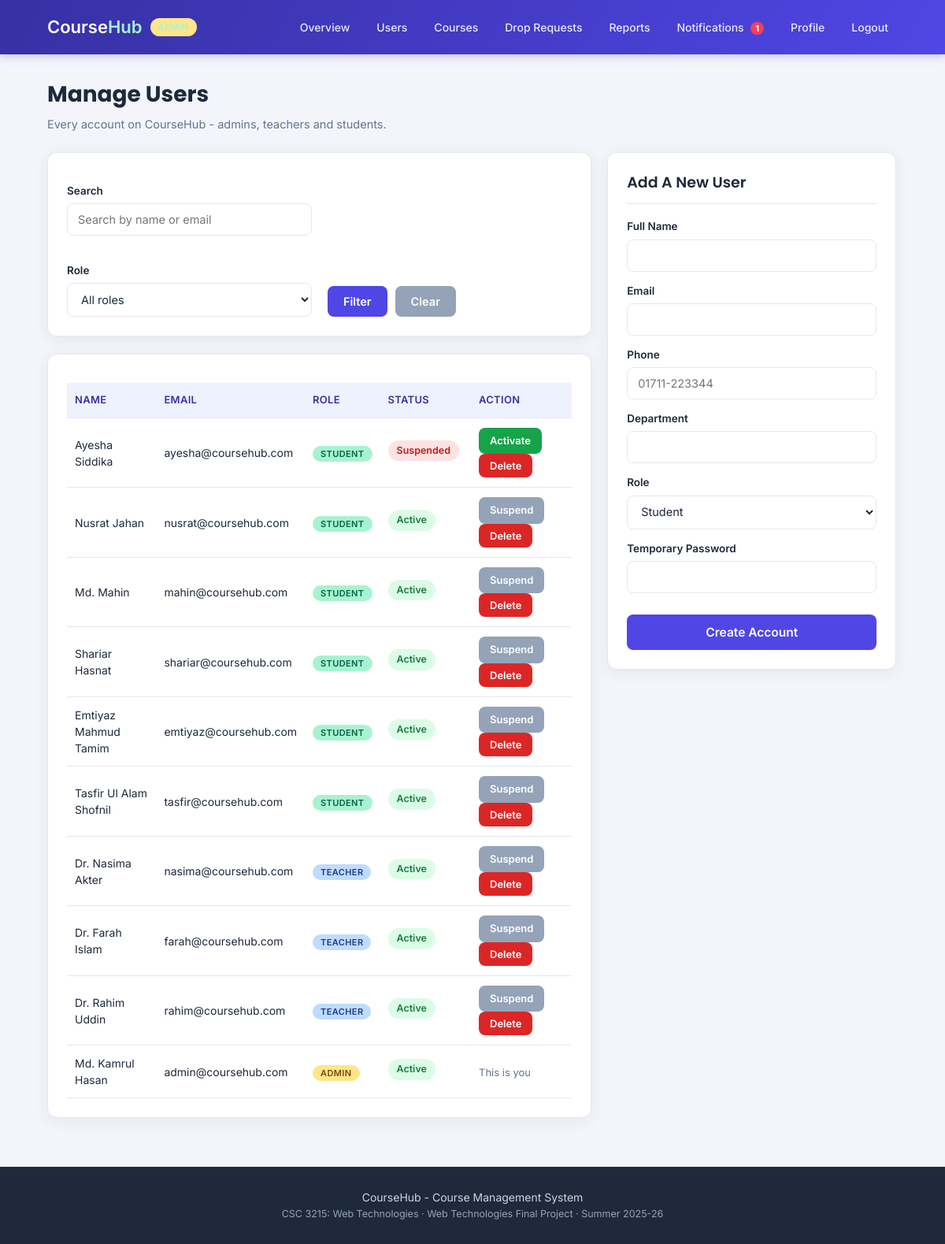
/admin-users.php (signed in), run on the app's committed database.
### tables this page shows
CREATE TABLE users (
    user_id     INT AUTO_INCREMENT PRIMARY KEY,
    name        VARCHAR(100) NOT NULL,
    email       VARCHAR(100) NOT NULL UNIQUE,
    password    VARCHAR(255) NOT NULL,
    role        ENUM('admin','teacher','student') NOT NULL DEFAULT 'student',
    phone       VARCHAR(20),
    department  VARCHAR(100),
    bio         TEXT,
    status      VARCHAR(20)  DEFAULT 'active',
    joined      DATE
);

### check_login.php (called while the page is built, shortened)
<?php
$me = getUser($conn, $_SESSION["user_id"]);
?>

### check_admin.php (called while the page is built, shortened)
<?php
require_once "check_login.php";
?>

### admin-users.php (the view, shortened to what this page needs)
<?php
require_once "config.php";
require_once "functions.php";
require_once "check_admin.php";
$search      = isset($_GET["search"]) ? trim($_GET["search"]) : "";
$sql = "SELECT * FROM users WHERE 1 = 1";
$sql = $sql . " ORDER BY user_id DESC";
$stmt = $conn->prepare($sql);
$stmt->execute();
$result = $stmt->get_result();
include "header.php";
?>
    <div class="page">
        <h1>Manage Users</h1>
        <p class="page-info">Every account on CourseHub - admins, teachers and students.</p>
        <div class="row">
            <div class="col-left">
                <div class="box">
                    <form method="GET" action="admin-users.php" class="row" style="align-items:flex-end">
                        <div class="col-half">
                            <label for="search">Search</label>
                            <input type="search" id="search" name="search" placeholder="Search by name or email"
                                   value="<?php echo htmlspecialchars($search); ?>">
                        </div>
                        <div class="col-half">
                            <label for="role">Role</label>
                            <select id="role" name="role">
                                <option value="">All roles</option>
                            </select>
                        </div>
                        <div class="buttons" style="margin-top:0">
                            <button type="submit">Filter</button>
                            <button type="button" class="btn-gray" onclick="window.location.href='admin-users.php'">Clear</button>
                        </div>
                    </form>
                </div>
                <div class="box">
                    <?php if ($result->num_rows == 0) { ?>
                        <div class="empty">No user found.</div>
                    <?php } else { ?>
                        <table>
                            <tr><th>Name</th><th>Email</th><th>Role</th><th>Status</th><th>Action</th></tr>
                            <?php while ($u = $result->fetch_assoc()) { ?>
                                <tr>
                                    <td><?php echo htmlspecialchars($u["name"]); ?></td>
                                    <td><?php echo htmlspecialchars($u["email"]); ?></td>
                                    <td><?php echo showRole($u["role"]); ?></td>
                                    <td><?php echo showStatus($u["status"]); ?></td>
                                    <td>
                                        <?php if ($u["user_id"] != $me["user_id"]) { ?>
                                            <?php if ($u["status"] == "active") { ?>
                                                <a href="admin-users.php?action=suspend&id=<?php echo $u["user_id"]; ?>" class="btn btn-small btn-gray">Suspend</a>
                                            <?php } else { ?>
                                                <a href="admin-users.php?action=activate&id=<?php echo $u["user_id"]; ?>" class="btn btn-small btn-green">Activate</a>
                                            <?php } ?>
                                            <button class="btn-small btn-red" onclick="if (confirm('Permanently delete this account?')) { window.location.href='admin-users.php?action=delete&id=<?php echo $u["user_id"]; ?>'; }">Delete</button>
                                        <?php } else { ?>
                                            <span class="gray-text">This is you</span>
                                        <?php } ?>
                                    </td>
                                </tr>
                            <?php } ?>
                        </table>
                    <?php } ?>
                </div>
            </div>
            <div class="col-right">
                <div class="box">
                    <h2 class="box-title">Add A New User</h2>
                    <form method="POST" action="admin-users.php">
                        <label for="name">Full Name</label>
                        <input type="text" id="name" name="name">
                        <label for="email">Email</label>
                        <input type="email" id="email" name="email">
                        <label for="phone">Phone</label>
                        <input type="tel" id="phone" name="phone" placeholder="01711-223344">
                        <label for="department">Department</label>
                        <input type="text" id="department" name="department">
                        <label for="role">Role</label>
                        <select id="role" name="role">
                            <option value="student">Student</option>
                        </select>
                        <label for="password">Temporary Password</label>
                        <input type="password" id="password" name="password">
                        <button type="submit" class="btn-full">Create Account</button>
                    </form>
                </div>
            </div>
        </div>
    </div>
<?php
include "footer.php";
?>

### header.php (shortened to what this page needs)
<?php
$logged_in = isset($_SESSION["user_logged_in"]) && $_SESSION["user_logged_in"] === true;
$role      = $logged_in ? $_SESSION["role"] : "";
?>
<!DOCTYPE html>
<html lang="en">
<head>
    <link rel="stylesheet" href="style.css">
</head>
<body>
    <div class="header">
        <div class="container">
            <h2 class="logo">
                <a href="<?php echo $logged_in ? 'dashboard.php' : 'index.php'; ?>">
                    Course<span>Hub</span>
                </a>
                <?php if ($logged_in) { echo showRole($role); } ?>
            </h2>
            <div class="menu">
            <?php if ($role == "student") { ?>
                <a href="dashboard.php">Dashboard</a>
                <a href="courses.php">Browse Courses</a>
                <a href="my-courses.php">My Courses</a>
                <a href="grades.php">My Grades</a>
                <a href="drop-requests.php">Drop Requests</a>
                <a href="notifications.php" class="bell">Notifications
                    <?php $unread = countUnread($conn, $me["user_id"]);
                          if ($unread > 0) { echo "<span class='bell-count' id='bellCount'>" . $unread . "</span>"; } ?>
                </a>
                <a href="profile.php">Profile</a>
                <a href="logout.php">Logout</a>
            <?php } else if ($role == "admin") { ?>
                <a href="admin-dashboard.php">Overview</a>
                <a href="admin-users.php">Users</a>
                <a href="admin-courses.php">Courses</a>
                <a href="admin-drop-requests.php">Drop Requests</a>
                <a href="admin-reports.php">Reports</a>
                <a href="notifications.php" class="bell">Notifications
                    <?php $unread = countUnread($conn, $me["user_id"]);
                          if ($unread > 0) { echo "<span class='bell-count' id='bellCount'>" . $unread . "</span>"; } ?>
                </a>
                <a href="profile.php">Profile</a>
                <a href="logout.php">Logout</a>
            <?php } else { ?>
                <a href="index.php">Home</a>
                <a href="login.php">Login</a>
                <a href="register.php">Register</a>
            <?php } ?>
            </div>
        </div>
    </div>

### functions.php (shortened to what this page needs)
<?php
function getUser($conn, $user_id) {
    $stmt = $conn->prepare("SELECT * FROM users WHERE user_id = ?");
    $stmt->bind_param("i", $user_id);
    $stmt->execute();
    $result = $stmt->get_result();
    $user = $result->fetch_assoc();
    return $user;
}
function showStatus($status) {
    $green  = array("active", "enrolled", "approved", "done", "completed");
    $orange = array("pending", "in progress");
    if (in_array($status, $green)) {
        return "<span class='tag tag-green'>" . ucfirst($status) . "</span>";
    }
    return "<span class='tag tag-red'>" . ucfirst($status) . "</span>";
}
function showRole($role) {
    if ($role == "admin") {
        return "<span class='badge badge-admin'>Admin</span>";
    }
    if ($role == "teacher") {
        return "<span class='badge badge-teacher'>Teacher</span>";
    }
    return "<span class='badge badge-student'>Student</span>";
}
function countUnread($conn, $user_id) {
    $stmt = $conn->prepare("SELECT COUNT(*) AS total FROM notifications
                            WHERE user_id = ? AND is_read = 0");
    $stmt->bind_param("i", $user_id);
    $stmt->execute();
    $result = $stmt->get_result();
    $row = $result->fetch_assoc();
    return $row["total"];
}
?>

### style.css (style rules this page uses)
:root { --primary: #4f46e5; --primary-dark: #3730a3; --primary-light:#eef2ff; --accent: #14b8a6; --accent-dark: #0f766e; --ink: #1e293b; --ink-light: #64748b; --bg: #f4f5fb; --white: #ffffff; --border: #e2e8f0; --green: #16a34a; --green-bg: #dcfce7; --orange: #d97706; --orange-bg: #fef3c7; --red: #dc2626; --red-bg: #fee2e2; --radius: 12px; --shadow: 0 4px 18px rgba(30, 41, 59, 0.07); --shadow-hover: 0 8px 26px rgba(30, 41, 59, 0.12); }
* { margin:0; padding:0; box-sizing:border-box; font-family:'Inter', Arial, Helvetica, sans-serif; }
h1, h2, h3, .logo { font-family:'Poppins', Arial, Helvetica, sans-serif; }
body { background:var(--bg); color:var(--ink); line-height:1.5; }
a { text-decoration:none; color:var(--primary); }
.header { background:linear-gradient(120deg, var(--primary-dark), var(--primary)); padding:16px 0; box-shadow:0 2px 12px rgba(55, 48, 163, 0.25); position:sticky; top:0; z-index:50; }
.header .container { display:flex; justify-content:space-between; align-items:center; flex-wrap:wrap; gap:10px; }
.logo { color:white; font-size:22px; font-weight:600; display:flex; align-items:center; gap:10px; }
.logo a { color:white; }
.logo span { color:#a7f3d0; }
.menu { display:flex; align-items:center; flex-wrap:wrap; gap:4px 4px; }
.menu a { color:rgba(255,255,255,0.88); margin-left:6px; font-size:14px; font-weight:500; padding:8px 12px; border-radius:8px; transition:background 0.15s ease, color 0.15s ease; position:relative; }
.bell-count { background:#f43f5e; color:white; font-size:11px; font-weight:700; padding:1px 6px; border-radius:10px; margin-left:5px; }
.badge { font-size:11px; font-weight:600; padding:3px 10px; border-radius:20px; text-transform:uppercase; letter-spacing:0.4px; }
.badge-admin { background:#fde68a; color:#7c4a03; }
.badge-teacher { background:#bfdbfe; color:#1e3a8a; }
.badge-student { background:#a7f3d0; color:#065f46; }
.container { width:1080px; max-width:94%; margin:0 auto; }
.page { width:1080px; max-width:94%; margin:30px auto; }
h1 { color:var(--ink); margin-bottom:6px; font-weight:700; font-size:28px; }
h2 { color:var(--ink); font-weight:600; }
.page-info { color:var(--ink-light); font-size:14.5px; margin-bottom:24px; }
.box { background:var(--white); padding:24px; border-radius:var(--radius); box-shadow:var(--shadow); margin-bottom:22px; border:1px solid var(--border); }
.box-title { border-bottom:1px solid var(--border); padding-bottom:12px; margin-bottom:18px; font-size:19px; }
.row { display:flex; gap:20px; flex-wrap:wrap; }
.col-left { width:64%; }
.col-right { width:34%; }
.col-half { width:48.5%; }
label { display:block; font-weight:600; font-size:13.5px; color:var(--ink); margin-top:14px; margin-bottom:6px; }
input[type="text"], input[type="email"], input[type="password"], input[type="number"], input[type="tel"], input[type="date"], input[type="time"], input[type="search"], select, textarea { width:100%; padding:11px 13px; border:1.5px solid var(--border); border-radius:8px; font-size:14.5px; outline:none; background:var(--white); color:var(--ink); transition:border 0.15s ease, box-shadow 0.15s ease; }
button, .btn { padding:11px 20px; border:none; border-radius:8px; background:var(--primary); color:white; font-size:14.5px; font-weight:600; cursor:pointer; transition:background 0.15s ease, transform 0.05s ease; display:inline-block; }
.btn-full { width:100%; margin-top:22px; padding:13px; font-size:15.5px; }
.btn-small { padding:7px 14px; font-size:13px; }
.btn-green { background:var(--green); }
.btn-red { background:var(--red); }
.btn-gray { background:#94a3b8; }
.buttons { margin-top:22px; display:flex; gap:10px; flex-wrap:wrap; }
table { width:100%; border-collapse:collapse; margin-top:12px; font-size:14px; }
th, td { border-bottom:1px solid var(--border); padding:12px 10px; text-align:left; }
th { background:var(--primary-light); color:var(--primary-dark); font-weight:600; font-size:13px; text-transform:uppercase; letter-spacing:0.3px; }
.tag { display:inline-block; background:#eef1f7; color:var(--ink); padding:4px 11px; border-radius:20px; font-size:12.5px; font-weight:600; margin-right:5px; margin-bottom:5px; }
.tag-green { background:var(--green-bg); color:#15803d; }
.tag-red { background:var(--red-bg); color:#b91c1c; }
.gray-text { color:var(--ink-light); font-size:13px; }

### data on the page
users: user_id "1", name "Md. Kamrul Hasan", email "admin@coursehub.com", role "ADMIN", status "Active", shows "This is you"
users: name "Ayesha Siddika", email "ayesha@coursehub.com", status "Suspended"
users: name "Nusrat Jahan", email "nusrat@coursehub.com", status "Active"
users: name "Md. Mahin", email "mahin@coursehub.com", status "Active"
users: name "Shariar Hasnat", email "shariar@coursehub.com", status "Active"
users: name "Emtiyaz Mahmud Tamim", email "emtiyaz@coursehub.com", status "Active"
users: name "Tasfir Ul Alam Shofnil", email "tasfir@coursehub.com", status "Active"
users: name "Dr. Nasima Akter", email "nasima@coursehub.com", role "TEACHER", status "Active"
users: name "Dr. Farah Islam", email "farah@coursehub.com", role "TEACHER", status "Active"
users: name "Dr. Rahim Uddin", email "rahim@coursehub.com", role "TEACHER", status "Active"
